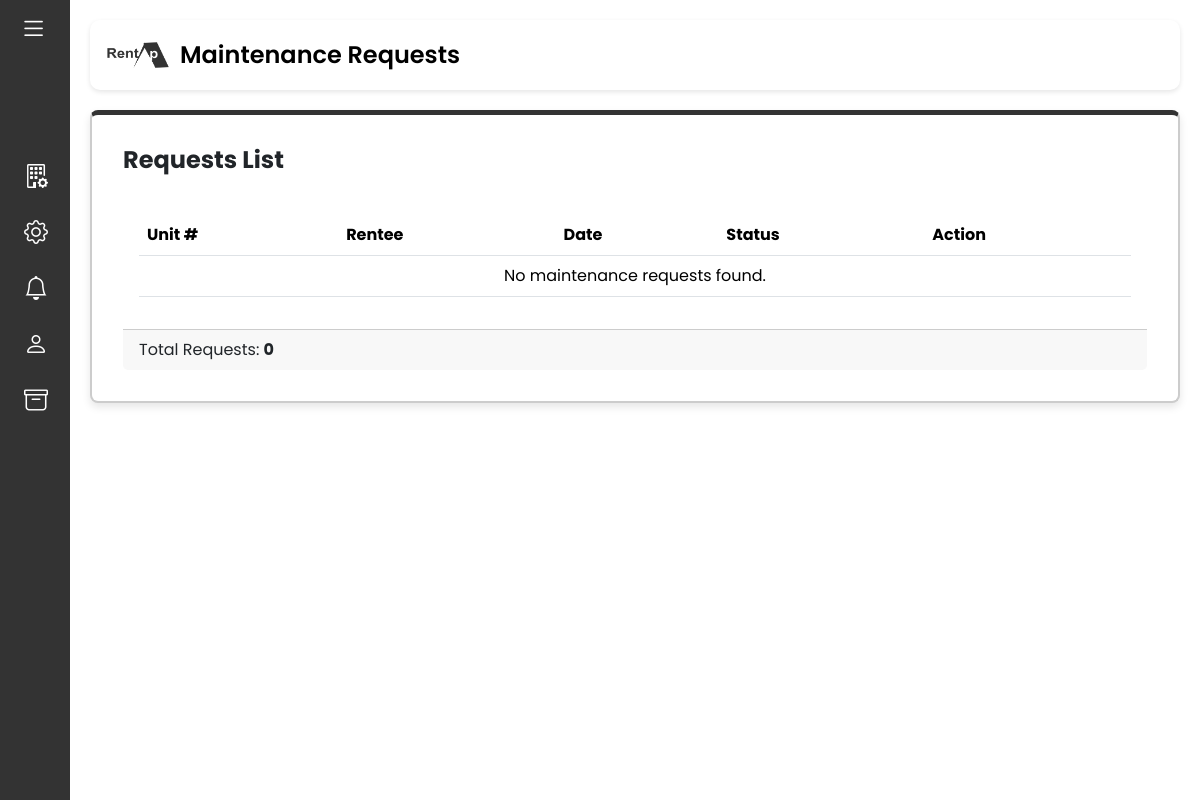
Page /manager/manager_requests.php (signed in) on the earlier database version.
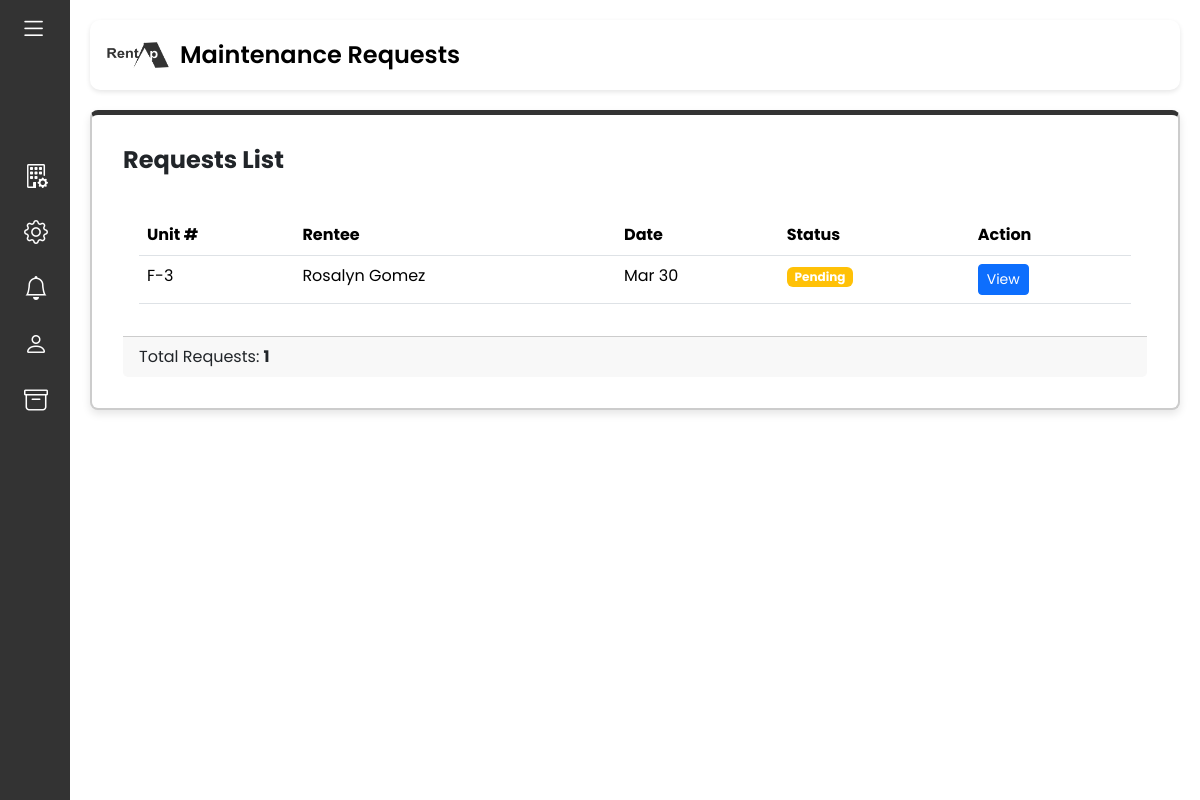
Same page on the later database version.
### tables this page shows
CREATE TABLE `maintenance_request` (
  `request_id` int(11) NOT NULL,
  `unit` varchar(3) DEFAULT NULL,
  `rentee_id` int(11) DEFAULT NULL,
  `date` date DEFAULT NULL,
  `category` varchar(50) DEFAULT NULL,
  `issue` varchar(100) DEFAULT NULL,
  `description` text DEFAULT NULL,
  `status` enum('Pending','Resolved') DEFAULT NULL
);

### manager/manager_requests.php (the view, shortened to what this page needs)
<!DOCTYPE html>
<html lang="en">
<head>
    <link href="https://cdn.lineicons.com/4.0/lineicons.css" rel="stylesheet" />
    <link href="https://cdn.jsdelivr.net/npm/bootstrap@5.3.3/dist/css/bootstrap.min.css" rel="stylesheet">
    <link href="https://cdn.jsdelivr.net/npm/bootstrap-icons/font/bootstrap-icons.css" rel="stylesheet">
    <link rel="stylesheet" href="../main.css">
</head>
<body>
    <div class="wrapper">
        <?php include '../manager_sidebar.php'; ?>
        <div class="main-content container-fluid g-0">
            <div class="title-container">
                <img src="../images/RentAp_full.png" alt="RentAp Icon" class="rentap_Icon">
                <h1>Maintenance Requests</h1>
            </div>
            <div class="content-container">
                <div class="row">
                    <div class="col-12">
                        <div class="card">
                            <div class="card-body">
                                <h4 class="card-title mb-4"><strong>Requests List</strong></h4>
                                <div class="card-body">
                                    <div class="table-responsive">
                                        <table class="table">
                                            <thead>
                                                <tr>
                                                    <th>Unit #</th>
                                                    <th>Rentee</th>
                                                    <th>Date</th>
                                                    <th>Status</th>
                                                    <th>Action</th>
                                                </tr>
                                            </thead>
                                            <tbody>
                                                <?php
                                                include '../db_connection.php';
                                                $query = "SELECT mr.request_id, mr.unit, CONCAT(r.first_name, ' ', r.last_name) AS rentee_name,
                                                                 DATE_FORMAT(mr.date, '%b %e') AS formatted_date,
                                                                 mr.category, mr.issue, mr.description, mr.status
                                                          FROM Maintenance_Request mr
                                                          JOIN Rentee r ON mr.rentee_id = r.rentee_id";
                                                $result = $conn->query($query);
                                                if ($result->num_rows > 0) {
                                                    while ($row = $result->fetch_assoc()) {
                                                        $statusBadgeClass = $row['status'] === 'Pending' ? 'bg-warning' : 'bg-success';
                                                        $actionButton = $row['status'] === 'Pending'
                                                            ? "<button class='btn btn-primary btn-sm view-button'
                                                                 onclick=\"openDetailsModal(event, '{$row['unit']}', '{$row['category']}', '{$row['issue']}', '{$row['description']}', '{$row['status']}')\">View</button>"
                                                            : "<button class='btn btn-secondary btn-sm' disabled><i class='bi bi-check-circle'></i> Done</button>";
                                                        echo "<tr>
                                                                <td>{$row['unit']}</td>
                                                                <td>{$row['rentee_name']}</td>
                                                                <td>{$row['formatted_date']}</td>
                                                                <td><span class='badge $statusBadgeClass'>{$row['status']}</span></td>
                                                                <td>$actionButton</td>
                                                              </tr>";
                                                    }
                                                } else {
                                                    echo "<tr><td colspan='5' class='text-center'>No maintenance requests found.</td></tr>";
                                                }
                                                ?>
                                            </tbody>
                                        </table>
                                    </div>
                                </div>
                                <div class="card-footer">
                                    <span class="total-requests">Total Requests: <strong><?= $result->num_rows ?></strong></span>
                                </div>
                            </div>
                        </div>
                    </div>
                </div>
            </div>
        </div>
    </div>
</body>
</html>

Differences in the rows shown:
added maintenance_request: unit "F-3", rentee_name "Rosalyn Gomez", formatted_date "Mar 30", status "Pending"
Other differences:
$result->num_rows: "0" → "1"
text no longer shown: "No maintenance requests found."
